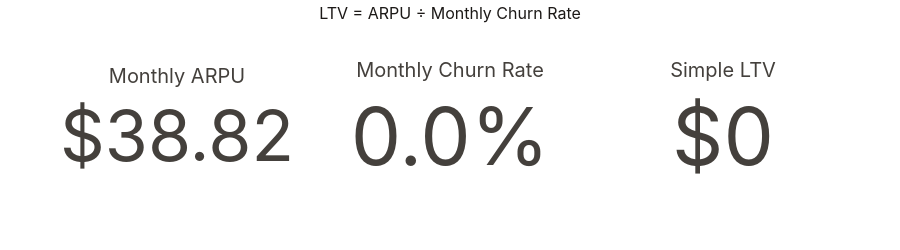

Source (notebook cell):
### Markdown cell above
## 3. Simple LTV

Simple LTV = ARPU / monthly logo churn rate. Uses the full period for the churn rate estimate.

### Code cell
reports.ltv.plot_ltv_overview(reports.ltv.overview(tm, START, END))

### Figure 1 — Plotly figure (JSON) as saved in the notebook; plotly's stock layout.template omitted (floating-point values rounded to 4 significant figures)
{"data": [{"domain": {"x": [0, 0.3], "y": [0, 1]}, "mode": "number", "number": {"prefix": "$", "valueformat": ",.2f"}, "title": {"text": "Monthly ARPU"}, "type": "indicator", "value": 38.82}, {"domain": {"x": [0.35, 0.65], "y": [0, 1]}, "mode": "number", "number": {"suffix": "%", "valueformat": ".1f"}, "title": {"text": "Monthly Churn Rate"}, "type": "indicator", "value": 0}, {"domain": {"x": [0.7, 1], "y": [0, 1]}, "mode": "number", "number": {"prefix": "$", "valueformat": ",.0f"}, "title": {"text": "Simple LTV"}, "type": "indicator", "value": 0}], "layout": {"height": 250, "title": {"text": "LTV = ARPU ÷ Monthly Churn Rate"}}}
